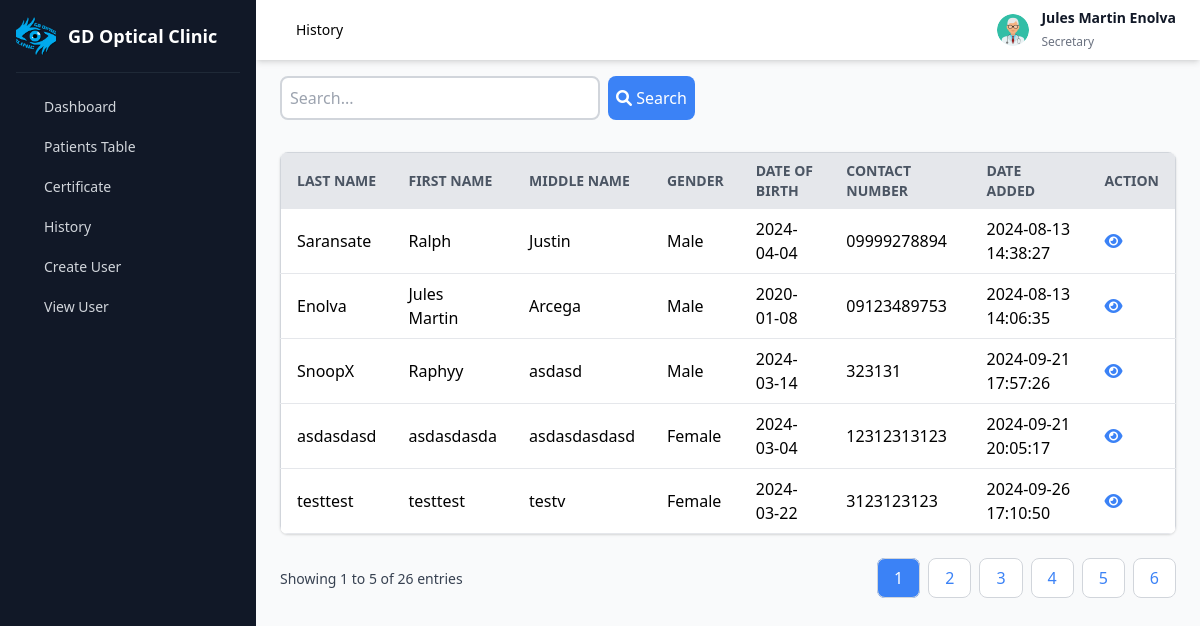
Screenshot of /pages/doctor_history.php (signed in) with the database file from the repository.
### tables this page shows
CREATE TABLE `accounts` (
  `accounts_id` int(11) NOT NULL,
  `username` varchar(50) NOT NULL,
  `password` varchar(255) NOT NULL,
  `fullname` varchar(100) NOT NULL,
  `gender` enum('male','female','other') NOT NULL,
  `birthdate` date NOT NULL,
  `address` varchar(255) NOT NULL,
  `contact_number` varchar(20) NOT NULL,
  `account_type` enum('doctor','secretary') NOT NULL DEFAULT 'secretary'
);

CREATE TABLE `patients` (
  `patients_id` int(6) NOT NULL,
  `first_name` varchar(255) NOT NULL,
  `last_name` varchar(255) NOT NULL,
  `middle_name` varchar(255) DEFAULT NULL,
  `address` varchar(255) NOT NULL,
  `medication_history` text DEFAULT NULL,
  `date_of_birth` date NOT NULL,
  `gender` varchar(10) NOT NULL,
  `contact_no` varchar(15) NOT NULL,
  `date_added` timestamp NOT NULL DEFAULT current_timestamp() ON UPDATE current_timestamp()
);

### pages/doctor_history.php (the view, shortened to what this page needs)
<?php
include('db.php');
$user_fullname = '';
$user_role = '';
if (isset($_SESSION['username'])) {
    $username = $_SESSION['username'];
    $stmt = $conn->prepare("SELECT fullname, account_type FROM accounts WHERE username = ?");
    $stmt->bind_param("s", $username);
    $stmt->execute();
    $result = $stmt->get_result();
    if ($result->num_rows === 1) {
        $row = $result->fetch_assoc();
        $user_fullname = $row['fullname'];
        $user_role = $row['account_type'];
    }
} else {
    header("Location: login.php");
    exit();
}
$search = "";
$limit = 5;
$page = isset($_GET['page']) ? (int)$_GET['page'] : 1;
$offset = ($page - 1) * $limit;
$sql = "SELECT patients_id, last_name, first_name, middle_name, gender, date_of_birth, contact_no, date_added FROM patients
        WHERE last_name LIKE '%$search%'
        OR first_name LIKE '%$search%'
        OR middle_name LIKE '%$search%'
        OR contact_no LIKE '%$search%'
        OR date_added LIKE '%$search%'
        LIMIT ?, ?";
$stmt = $conn->prepare($sql);
$stmt->bind_param("ii", $offset, $limit);
$stmt->execute();
$result = $stmt->get_result();
$total_result_sql = "SELECT COUNT(*) FROM patients
                     WHERE last_name LIKE '%$search%'
                     OR first_name LIKE '%$search%'
                     OR middle_name LIKE '%$search%'
                     OR contact_no LIKE '%$search%'
                     OR date_added LIKE '%$search%'";
$total_result = $conn->query($total_result_sql);
$total_rows = $total_result->fetch_row()[0];
$total_pages = ceil($total_rows / $limit);
?>
<!DOCTYPE html>
<html lang="en">
<head>
    <link rel="stylesheet" href="https://cdnjs.cloudflare.com/ajax/libs/font-awesome/6.0.0-beta3/css/all.min.css">
    <link href="https://unpkg.com/tailwindcss@2.2.19/dist/tailwind.min.css" rel="stylesheet">
</head>
<body class="bg-gray-100">
    <main class="w-full md:w-[calc(100%-256px)] md:ml-64 bg-gray-50 min-h-screen transition-all main">
        <div class="py-2 px-6 bg-white flex items-center shadow-md sticky top-0 z-30">
            <ul class="flex items-center text-sm ml-4">
                <li class="mr-2">
                    <a href="#" class="text-black-400 hover:text-gray-600 font-medium">History</a>
                </li>
            </ul>
            <div class="ml-auto flex items-center">
                <div class="dropdown ml-3">
                    <button type="button" class="dropdown-toggle flex items-center">
                        <img src="../images/profile.png" alt="Profile Image" class="w-8 h-8 rounded-full block object-cover">
                    </button>
                </div>
                <div class="user-details ml-3">
                    <span class="name text-sm font-semibold text-gray-900 block"><?php echo htmlspecialchars($user_fullname); ?></span>
                    <span class="role text-xs text-gray-500"><?php echo ucfirst(htmlspecialchars($user_role)); ?></span>
                </div>
            </div>
        </div>
        <form method="GET" action="" class="px-6 py-4">
            <div class="flex">
                <input type="text" name="search" placeholder="Search..." value="<?php echo htmlspecialchars($search); ?>" class="border-2 border-gray-300 p-2 rounded-lg w-80 focus:outline-none focus:ring-2 focus:ring-blue-500">
                <button type="submit" class="bg-blue-500 text-white p-2 rounded-lg ml-2 hover:bg-blue-600 transition"><i class="fa fa-search"></i> Search</button>
            </div>
        </form>
        <div class="table-container px-6 py-4">
            <div class="overflow-x-auto bg-white rounded-lg shadow">
                <table class="min-w-full bg-white border border-gray-300">
                    <thead>
                        <tr class="bg-gray-200 text-gray-600 text-left text-sm uppercase font-semibold">
                            <th class="py-2 px-4">Last Name</th>
                            <th class="py-2 px-4">First Name</th>
                            <th class="py-2 px-4">Middle Name</th>
                            <th class="py-2 px-4">Gender</th>
                            <th class="py-2 px-4">Date of Birth</th>
                            <th class="py-2 px-4">Contact Number</th>
                            <th class="py-2 px-4">Date Added</th>
                            <th class="py-2 px-4">Action</th>
                        </tr>
                    </thead>
                    <tbody>
                        <?php
                        if ($result->num_rows > 0) {
                            while($row = $result->fetch_assoc()) {
                                echo "<tr class='border-b border-gray-200 hover:bg-gray-100'>
                                        <td class='py-2 px-4'>{$row['last_name']}</td>
                                        <td class='py-2 px-4'>{$row['first_name']}</td>
                                        <td class='py-2 px-4'>{$row['middle_name']}</td>
                                        <td class='py-2 px-4'>{$row['gender']}</td>
                                        <td class='py-2 px-4'>{$row['date_of_birth']}</td>
                                        <td class='py-2 px-4'>{$row['contact_no']}</td>
                                        <td class='py-2 px-4'>{$row['date_added']}</td>
                                        <td class='py-2 px-4'>
                                            <a href='doctor_history_result.php?id={$row['patients_id']}' class='action-btn view text-blue-500 hover:text-blue-700'><i class='fa fa-eye'></i></a>
                                        </td>
                                      </tr>";
                            }
                        } else {
                            echo "<tr><td colspan='8' class='py-2 px-4 text-center text-gray-500'>No records found</td></tr>";
                        }
                        ?>
                    </tbody>
                </table>
            </div>
        </div>
<div class="px-6 py-4 flex justify-between items-center">
    <div>
        <span class="text-sm text-gray-700">Showing <?php echo ($offset + 1) . " to " . min($offset + $limit, $total_rows) . " of " . $total_rows . " entries"; ?></span>
    </div>
    <div>
        <nav aria-label="Page navigation">
            <ul class="flex space-x-2">
                <?php for ($i = 1; $i <= $total_pages; $i++): ?>
                    <li>
                        <a href="?page=<?php echo $i; ?>&search=<?php echo urlencode($search); ?>" class="py-2 px-4 border border-gray-300 rounded-lg <?php echo $i === $page ? 'bg-blue-500 text-white' : 'bg-white text-blue-500 hover:bg-blue-100'; ?>">
                            <?php echo $i; ?>
                        </a>
                    </li>
                <?php endfor; ?>
            </ul>
        </nav>
    </div>
</div>
    </main>
    <?php include('doctor_homepage.php'); ?>
</body>
</html>

### rows the page displays
accounts: fullname "Jules Martin Enolva", account_type "Secretary"
patients: last_name "Saransate", first_name "Ralph", middle_name "Justin", gender "Male", date_of_birth "2024-04-04", contact_no "09999278894", date_added "2024-08-13 14:38:27"
patients: last_name "Enolva", first_name "Jules Martin", middle_name "Arcega", gender "Male", date_of_birth "2020-01-08", contact_no "09123489753", date_added "2024-08-13 14:06:35"
patients: last_name "SnoopX", first_name "Raphyy", middle_name "asdasd", gender "Male", date_of_birth "2024-03-14", contact_no "323131", date_added "2024-09-21 17:57:26"
patients: last_name "asdasdasd", first_name "asdasdasda", middle_name "asdasdasdasd", gender "Female", date_of_birth "2024-03-04", contact_no "12312313123", date_added "2024-09-21 20:05:17"
patients: last_name "testtest", first_name "testtest", middle_name "testv", gender "Female", date_of_birth "2024-03-22", contact_no "3123123123", date_added "2024-09-26 17:10:50"

### other values shown
$offset + 1 "1"
min($offset + $limit, $total_rows) "5"
$total_rows "26"
